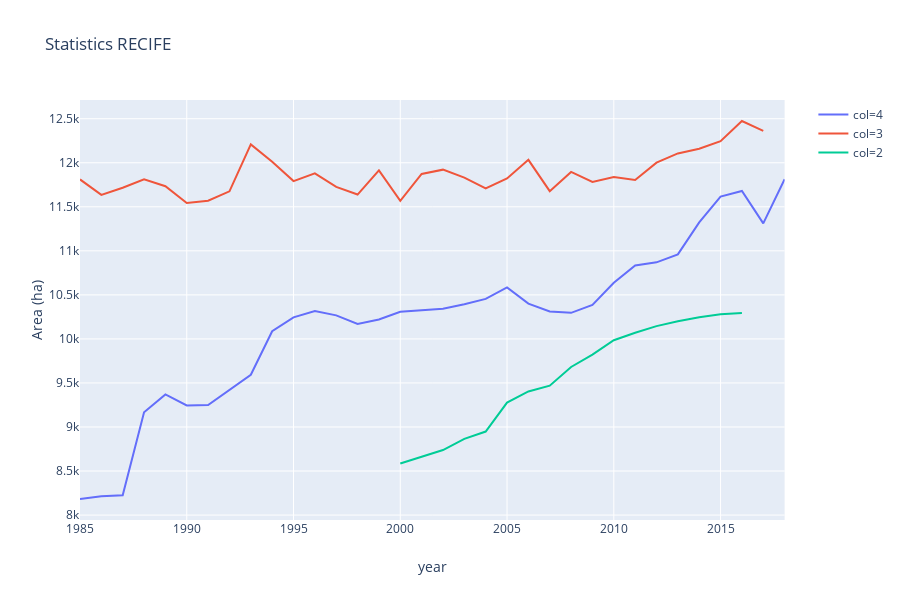

Notebook code cell kept with this figure:
### Code cell
fig = px.line(df, x="year", y="area", color='col', title='Statistics ' + Municipio)
# fig.update_layout(yaxis_range=[0,30000])
fig.update_yaxes(title_text='Area (ha)')
fig.show()

### Figure 1 — Plotly figure (JSON) as saved in the notebook; plotly's stock layout.template omitted (floating-point values rounded to 4 significant figures)
{"data": [{"hoverlabel": {"namelength": 0}, "hovertemplate": "col=4<br>year=%{x}<br>area=%{y}", "legendgroup": "col=4", "line": {"color": "#636efa", "dash": "solid"}, "mode": "lines", "name": "col=4", "showlegend": true, "type": "scatter", "x": [1985, 1986, 1987, 1988, 1989, 1990, 1991, 1992, 1993, 1994, 1995, 1996, 1997, 1998, 1999, 2000, 2001, 2002, 2003, 2004, 2005, 2006, 2007, 2008, 2009, 2010, 2011, 2012, 2013, 2014, 2015, 2016, 2017, 2018], "xaxis": "x", "y": [8183.0, 8214.0, 8224.0, 9168.0, 9369.0, 9245.0, 9249.0, 9425.0, 9593.0, 10090.0, 10240.0, 10320.0, 10270.0, 10170.0, 10220.0, 10310.0, 10320.0, 10340.0, 10390.0, 10450.0, 10590.0, 10400.0, 10310.0, 10300.0, 10390.0, 10640.0, 10830.0, 10870.0, 10960.0, 11320.0, 11620.0, 11680.0, 11310.0, 11810.0], "yaxis": "y"}, {"hoverlabel": {"namelength": 0}, "hovertemplate": "col=3<br>year=%{x}<br>area=%{y}", "legendgroup": "col=3", "line": {"color": "#EF553B", "dash": "solid"}, "mode": "lines", "name": "col=3", "showlegend": true, "type": "scatter", "x": [1985, 1986, 1987, 1988, 1989, 1990, 1991, 1992, 1993, 1994, 1995, 1996, 1997, 1998, 1999, 2000, 2001, 2002, 2003, 2004, 2005, 2006, 2007, 2008, 2009, 2010, 2011, 2012, 2013, 2014, 2015, 2016, 2017], "xaxis": "x", "y": [11810.0, 11640.0, 11720.0, 11810.0, 11730.0, 11540.0, 11570.0, 11680.0, 12210.0, 12010.0, 11790.0, 11880.0, 11730.0, 11640.0, 11910.0, 11570.0, 11870.0, 11920.0, 11830.0, 11710.0, 11820.0, 12030.0, 11680.0, 11900.0, 11780.0, 11840.0, 11800.0, 12000.0, 12110.0, 12160.0, 12250.0, 12470.0, 12360.0], "yaxis": "y"}, {"hoverlabel": {"namelength": 0}, "hovertemplate": "col=2<br>year=%{x}<br>area=%{y}", "legendgroup": "col=2", "line": {"color": "#00cc96", "dash": "solid"}, "mode": "lines", "name": "col=2", "showlegend": true, "type": "scatter", "x": [2000, 2001, 2002, 2003, 2004, 2005, 2006, 2007, 2008, 2009, 2010, 2011, 2012, 2013, 2014, 2015, 2016], "xaxis": "x", "y": [8586.0, 8659.0, 8738.0, 8865.0, 8948.0, 9277.0, 9403.0, 9469.0, 9681.0, 9821.0, 9985.0, 10070.0, 10150.0, 10200.0, 10250.0, 10280.0, 10290.0], "yaxis": "y"}], "layout": {"height": 600, "legend": {"tracegroupgap": 0}, "title": {"text": "Statistics RECIFE"}, "xaxis": {"anchor": "y", "domain": [0, 0.98], "title": {"text": "year"}}, "yaxis": {"anchor": "x", "domain": [0, 1], "title": {"text": "Area (ha)"}}}}
